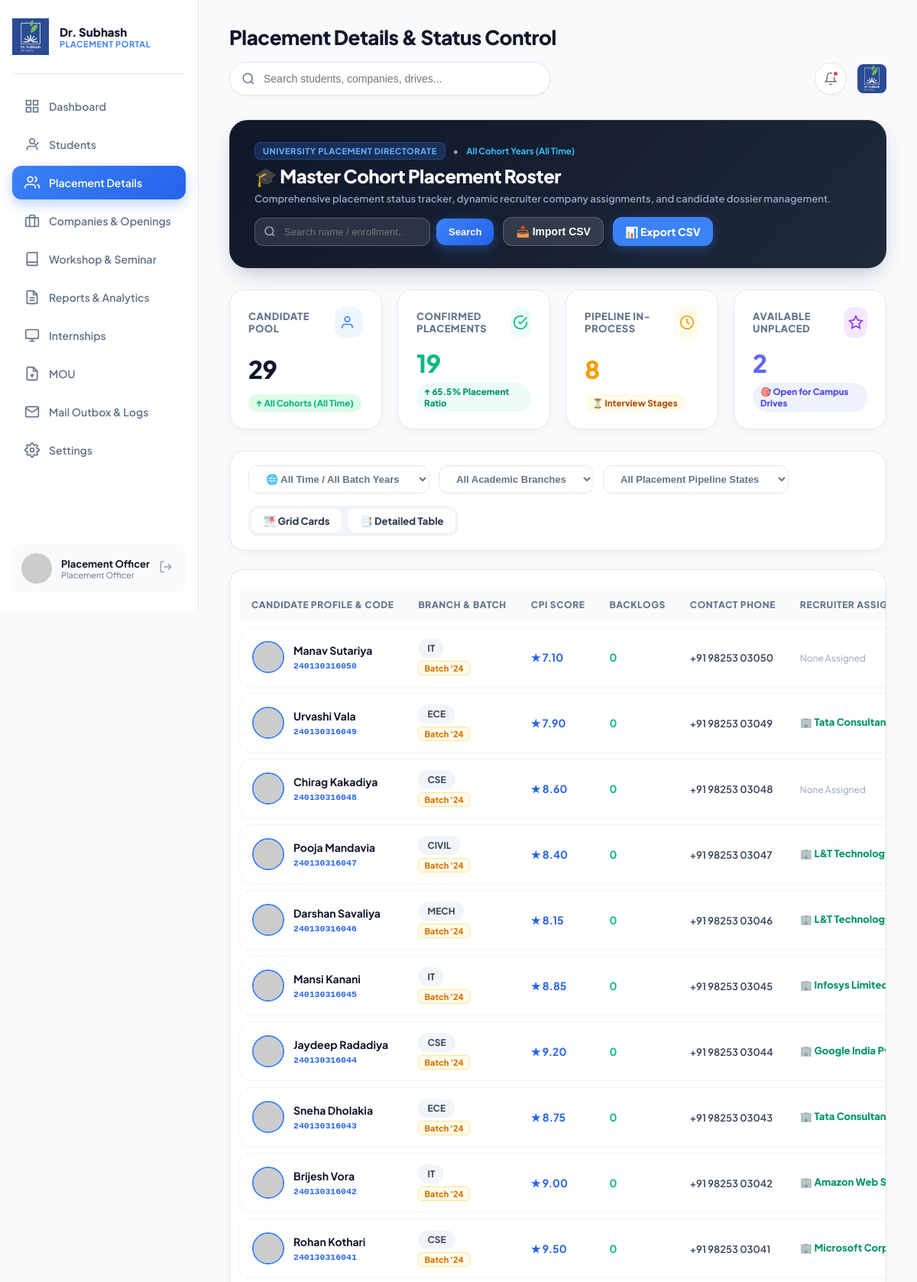
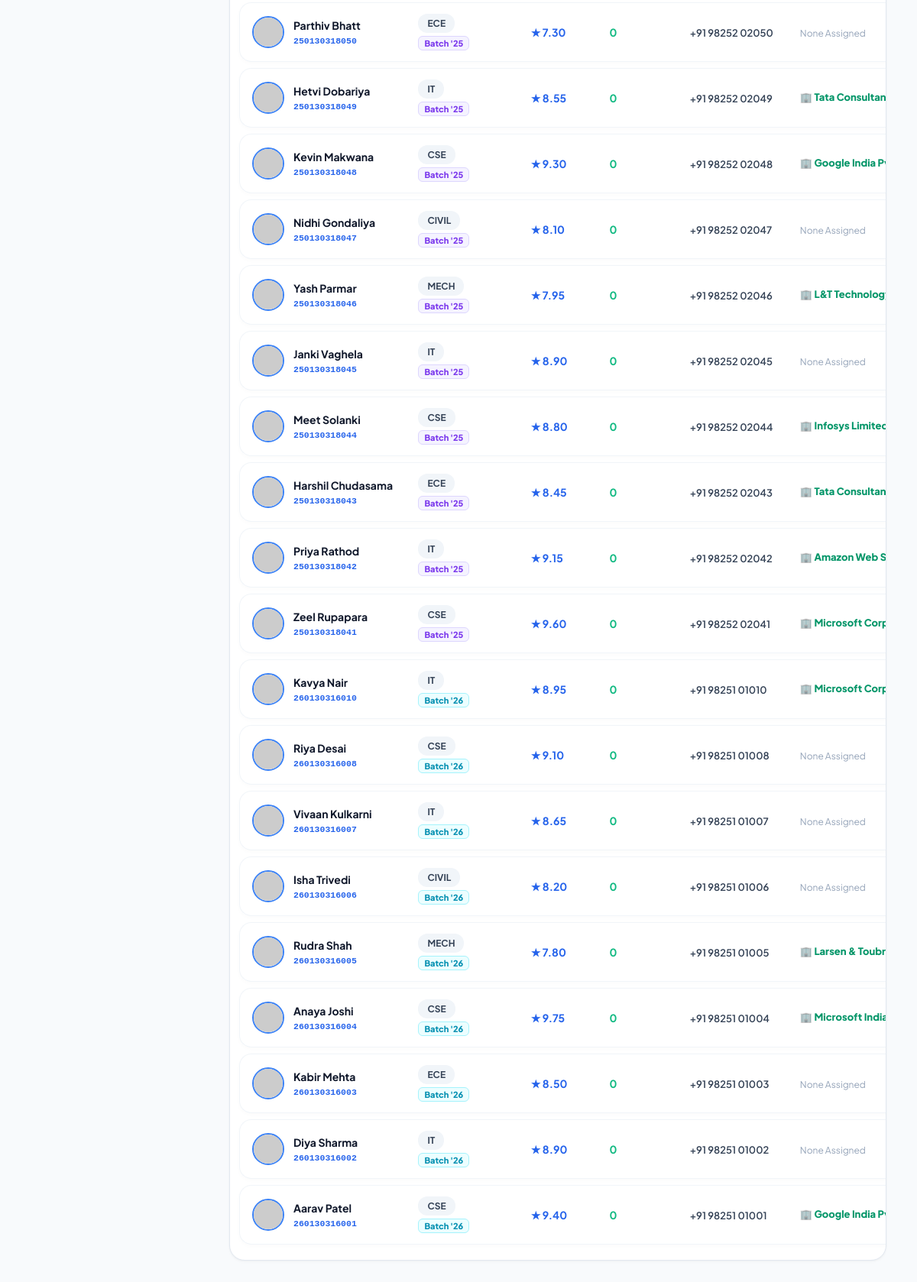
The app's page /admin/students.php (signed in) with its own data (2 pictures, top to bottom).
### tables this page shows
CREATE TABLE `students` (
  `id` int(11) NOT NULL AUTO_INCREMENT,
  `user_id` int(11) NOT NULL,
  `enrollment_no` varchar(20) NOT NULL,
  `full_name` varchar(100) NOT NULL,
  `email` varchar(100) NOT NULL,
  `phone` varchar(20) DEFAULT NULL,
  `gender` enum('Male','Female') DEFAULT 'Male',
  `branch` varchar(50) NOT NULL,
  `cpi` decimal(4,2) DEFAULT 0.00,
  `backlogs` int(11) DEFAULT 0,
  `batch_year` int(11) NOT NULL,
  `resume_file` varchar(255) DEFAULT 'default_resume.pdf',
  `profile_photo` varchar(255) DEFAULT 'default_avatar.png',
  `placement_status` enum('In-Process','Placed','Unplaced') DEFAULT 'Unplaced',
  `is_detained` tinyint(1) DEFAULT 0,
  `created_at` timestamp NOT NULL DEFAULT current_timestamp(),
  `current_semester` int(11) DEFAULT 7,
  `linkedin_url` varchar(255) DEFAULT NULL,
  `offer_letter` varchar(255) DEFAULT NULL,
  `placed_companies` varchar(255) DEFAULT NULL,
  `current_package_lpa` decimal(8,2) DEFAULT NULL,
  PRIMARY KEY (`id`),
  UNIQUE KEY `enrollment_no` (`enrollment_no`),
  UNIQUE KEY `email` (`email`),
  KEY `user_id` (`user_id`),
  CONSTRAINT `students_ibfk_1` FOREIGN KEY (`user_id`) REFERENCES `users` (`id`) ON DELETE CASCADE
);

### admin/students.php (the view, shortened to what the rows shown need)
<?php
$pdo = getDBConnection();
    ?>
    <?php
$searchQuery = isset($_GET['q']) ? sanitize($_GET['q']) : '';
$viewMode = isset($_GET['view']) ? sanitize($_GET['view']) : 'list';
$query = "SELECT s.*,
          (SELECT GROUP_CONCAT(c.company_name SEPARATOR ', ')
           FROM applications a JOIN drives d ON a.drive_id = d.id JOIN companies c ON d.company_id = c.id
           WHERE a.student_id = s.id AND a.status = 'Selected') as placed_companies,
          (SELECT d.package_ctc
           FROM applications a JOIN drives d ON a.drive_id = d.id
           WHERE a.student_id = s.id AND a.status = 'Selected' ORDER BY a.id DESC LIMIT 1) as top_package_ctc
          FROM students s WHERE s.is_detained = 0";
$params = [];
$query .= " ORDER BY s.id DESC";
$stmt = $pdo->prepare($query);
$stmt->execute($params);
$students = $stmt->fetchAll();
include __DIR__ . '/../includes/header.php';
?>
<?php if (empty($students)): ?>
    <div style="text-align: center; padding: 60px 20px; background: white; border-radius: 24px; border: 1px dashed #CBD5E1; margin-bottom: 28px;">
        <div style="font-size: 44px; margin-bottom: 12px;">🔍</div>
        <h4 style="font-size: 18px; font-weight: 800; color: #0F172A;">No Student Candidates Found</h4>
        <p style="color: #64748B; font-size: 13px; margin-top: 4px; margin-bottom: 18px;">
            No candidate records match your current search term "<strong><?= htmlspecialchars($searchQuery); ?></strong>" or active filters.
        </p>
        <a href="students.php?view=<?= htmlspecialchars($viewMode); ?>" class="btn-primary" style="display: inline-flex; border-radius: 12px; padding: 10px 24px; font-weight: 800; text-decoration: none;">
            ↺ Cancel Search & Show All Cards
        </a>
    </div>
<?php else: ?>
<div class="table-card" style="padding: 0; background: white; border-radius: 20px; border: 1px solid var(--border-color); overflow: hidden; margin-bottom: 32px;">
    <div class="table-responsive">
        <table class="custom-table" style="width: 100%; border-collapse: separate; border-spacing: 0 8px; padding: 12px;">
            <thead>
                <tr style="background: #F8FAFC;">
                    <th style="padding: 14px 16px;">Candidate Profile & Code</th>
                    <th style="padding: 14px 16px;">Branch & Batch</th>
                    <th style="padding: 14px 16px;">CPI Score</th>
                    <th style="padding: 14px 16px;">Backlogs</th>
                    <th style="padding: 14px 16px;">Contact Phone</th>
                    <th style="padding: 14px 16px;">Recruiter Assignment</th>
                </tr>
            </thead>
            <tbody>
                <?php foreach ($students as $st):
                    $photoSrc = ($st['profile_photo'] && $st['profile_photo'] !== 'default_avatar.png' && file_exists(__DIR__ . '/../uploads/' . $st['profile_photo']))
                        ? '../uploads/' . $st['profile_photo']
                        : 'https://ui-avatars.com/api/?name=' . urlencode($st['full_name']) . '&background=3B82F6&color=ffffff&size=128&bold=true';
                ?>
                    <tr style="background: #FFFFFF; border: 1px solid #E2E8F0; border-radius: 16px;">
                        <td style="padding: 14px 16px;">
                            <div style="display: flex; gap: 12px; align-items: center;">
                                <img src="<?= $photoSrc; ?>" alt="Avatar" style="width: 42px; height: 42px; border-radius: 50%; object-fit: cover; border: 2px solid #3B82F6;">
                                <div>
                                    <strong style="font-size: 14px; color: #0F172A;">
                                        <?= htmlspecialchars($st['full_name']); ?>
                                    </strong><br>
                                    <code style="font-size: 11.5px; color: #2563EB; font-weight: 700;"><?= htmlspecialchars($st['enrollment_no']); ?></code>
                                </div>
                            </div>
                        </td>
                        <td style="padding: 14px 16px;">
                            <div style="display: flex; flex-direction: column; gap: 4px; align-items: flex-start;">
                                <span class="branch-badge"><?= htmlspecialchars($st['branch']); ?></span>
                                <?php
                                $bStyle = ($st['batch_year'] == 2026)
                                    ? 'background: #ECFEFF; color: #0891B2; border: 1px solid #A5F3FC;'
                                    : (($st['batch_year'] == 2025)
                                        ? 'background: #F5F3FF; color: #7C3AED; border: 1px solid #DDD6FE;'
                                        : 'background: #FFFBEB; color: #D97706; border: 1px solid #FDE68A;');
                                ?>
                                <span style="font-size: 11px; font-weight: 800; padding: 2px 7px; border-radius: 6px; <?= $bStyle; ?>">Batch '<?= substr($st['batch_year'], -2); ?></span>
                            </div>
                        </td>
                        <td style="padding: 14px 16px;"><strong style="color: #2563EB; font-size: 14px;">★ <?= number_format($st['cpi'], 2); ?></strong></td>
                        <td style="padding: 14px 16px;"><strong style="color: <?= ($st['backlogs']>0?'#EF4444':'#10B981'); ?>; font-size: 14px;"><?= $st['backlogs']; ?></strong></td>
                        <td style="padding: 14px 16px;"><span style="font-size: 13px; color: #334155; font-weight: 600;"><?= htmlspecialchars($st['phone']); ?></span></td>
                        <td style="padding: 14px 16px;">
                            <?php if ($st['placement_status'] === 'Placed' && $st['placed_companies']):
                                $firstCompany = trim(explode(',', $st['placed_companies'])[0]);
                            ?>
                                <span style="display: inline-block; max-width: 180px; overflow: hidden; text-overflow: ellipsis; white-space: nowrap; font-weight: 800; color: #059669; font-size: 13px;" title="<?= htmlspecialchars($st['placed_companies']); ?>">
                                    🏢 <?= htmlspecialchars($firstCompany); ?>
                                </span>
                            <?php else: ?>
                                <span style="color: #94A3B8; font-size: 12px;">None Assigned</span>
                            <?php endif; ?>
                        </td>
                    </tr>
                <?php endforeach; ?>
            </tbody>
        </table>
    </div>
</div>
<?php endif; ?>
<?php include __DIR__ . '/../includes/footer.php'; ?>

### records on screen
students: full_name "Manav Sutariya", enrollment_no "240130316050", branch "IT", batch_year "24", cpi "7.10", backlogs "0", phone "+91 98253 03050", placement_status "None Assigned"
students: full_name "Urvashi Vala", enrollment_no "240130316049", branch "ECE", batch_year "24", cpi "7.90", backlogs "0", phone "+91 98253 03049", firstCompany "Tata Consultancy Servi…"
students: full_name "Chirag Kakadiya", enrollment_no "240130316048", branch "CSE", batch_year "24", cpi "8.60", backlogs "0", phone "+91 98253 03048", placement_status "None Assigned"
students: full_name "Pooja Mandavia", enrollment_no "240130316047", branch "CIVIL", batch_year "24", cpi "8.40", backlogs "0", phone "+91 98253 03047", firstCompany "L&T…"
students: full_name "Darshan Savaliya", enrollment_no "240130316046", branch "MECH", batch_year "24", cpi "8.15", backlogs "0", phone "+91 98253 03046", firstCompany "L&T…"
students: full_name "Mansi Kanani", enrollment_no "240130316045", branch "IT", batch_year "24", cpi "8.85", backlogs "0", phone "+91 98253 03045", firstCompany "Infosys…"
students: full_name "Jaydeep Radadiya", enrollment_no "240130316044", branch "CSE", batch_year "24", cpi "9.20", backlogs "0", phone "+91 98253 03044", firstCompany "Google India…"
students: full_name "Sneha Dholakia", enrollment_no "240130316043", branch "ECE", batch_year "24", cpi "8.75", backlogs "0", phone "+91 98253 03043", firstCompany "Tata Consultancy Servi…"
students: full_name "Brijesh Vora", enrollment_no "240130316042", branch "IT", batch_year "24", cpi "9.00", backlogs "0", phone "+91 98253 03042", firstCompany "Amazon Web Services (…"
students: full_name "Rohan Kothari", enrollment_no "240130316041", branch "CSE", batch_year "24", cpi "9.50", backlogs "0", phone "+91 98253 03041", firstCompany "Microsoft…"
students: full_name "Parthiv Bhatt", enrollment_no "250130318050", branch "ECE", batch_year "25", cpi "7.30", backlogs "0", phone "+91 98252 02050", placement_status "None Assigned"
students: full_name "Hetvi Dobariya", enrollment_no "250130318049", branch "IT", batch_year "25", cpi "8.55", backlogs "0", phone "+91 98252 02049", firstCompany "Tata Consultancy Servi…"
students: full_name "Kevin Makwana", enrollment_no "250130318048", branch "CSE", batch_year "25", cpi "9.30", backlogs "0", phone "+91 98252 02048", firstCompany "Google India…"
students: full_name "Nidhi Gondaliya", enrollment_no "250130318047", branch "CIVIL", batch_year "25", cpi "8.10", backlogs "0", phone "+91 98252 02047", placement_status "None Assigned"
students: full_name "Yash Parmar", enrollment_no "250130318046", branch "MECH", batch_year "25", cpi "7.95", backlogs "0", phone "+91 98252 02046", firstCompany "L&T…"
students: full_name "Janki Vaghela", enrollment_no "250130318045", branch "IT", batch_year "25", cpi "8.90", backlogs "0", phone "+91 98252 02045", placement_status "None Assigned"
students: full_name "Meet Solanki", enrollment_no "250130318044", branch "CSE", batch_year "25", cpi "8.80", backlogs "0", phone "+91 98252 02044", firstCompany "Infosys…"
students: full_name "Harshil Chudasama", enrollment_no "250130318043", branch "ECE", batch_year "25", cpi "8.45", backlogs "0", phone "+91 98252 02043", firstCompany "Tata Consultancy Servi…"
students: full_name "Priya Rathod", enrollment_no "250130318042", branch "IT", batch_year "25", cpi "9.15", backlogs "0", phone "+91 98252 02042", firstCompany "Amazon Web Services (…"
students: full_name "Zeel Rupapara", enrollment_no "250130318041", branch "CSE", batch_year "25", cpi "9.60", backlogs "0", phone "+91 98252 02041", firstCompany "Microsoft…"
students: full_name "Kavya Nair", enrollment_no "260130316010", branch "IT", batch_year "26", cpi "8.95", backlogs "0", phone "+91 98251 01010", firstCompany "Microsoft…"
students: full_name "Riya Desai", enrollment_no "260130316008", branch "CSE", batch_year "26", cpi "9.10", backlogs "0", phone "+91 98251 01008", placement_status "None Assigned"
students: full_name "Vivaan Kulkarni", enrollment_no "260130316007", branch "IT", batch_year "26", cpi "8.65", backlogs "0", phone "+91 98251 01007", placement_status "None Assigned"
students: full_name "Isha Trivedi", enrollment_no "260130316006", branch "CIVIL", batch_year "26", cpi "8.20", backlogs "0", phone "+91 98251 01006", placement_status "None Assigned"
students: full_name "Rudra Shah", enrollment_no "260130316005", branch "MECH", batch_year "26", cpi "7.80", backlogs "0", phone "+91 98251 01005", firstCompany "Larsen &…"
students: full_name "Anaya Joshi", enrollment_no "260130316004", branch "CSE", batch_year "26", cpi "9.75", backlogs "0", phone "+91 98251 01004", firstCompany "Microsoft…"
students: full_name "Kabir Mehta", enrollment_no "260130316003", branch "ECE", batch_year "26", cpi "8.50", backlogs "0", phone "+91 98251 01003", placement_status "None Assigned"
students: full_name "Diya Sharma", enrollment_no "260130316002", branch "IT", batch_year "26", cpi "8.90", backlogs "0", phone "+91 98251 01002", placement_status "None Assigned"
students: full_name "Aarav Patel", enrollment_no "260130316001", branch "CSE", batch_year "26", cpi "9.40", backlogs "0", phone "+91 98251 01001", firstCompany "Google India…"

### other values on screen
$userName "Placement Officer"
$headerTitle "Placement Details & Status Control"
$totalCount "29"
$placedCount "19"
$placementRate "65.5"
$inProcessCount "8"
$unplacedCount "2"
